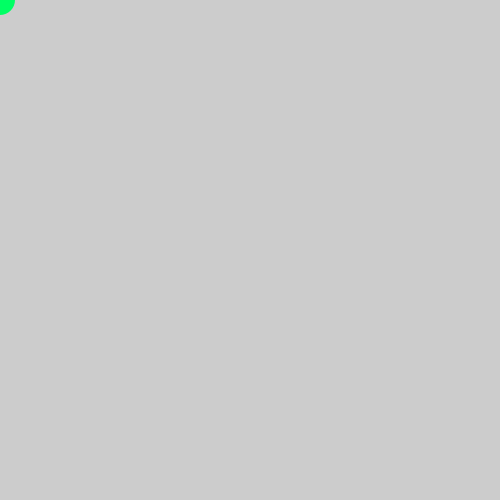
Frame 1 (no input)
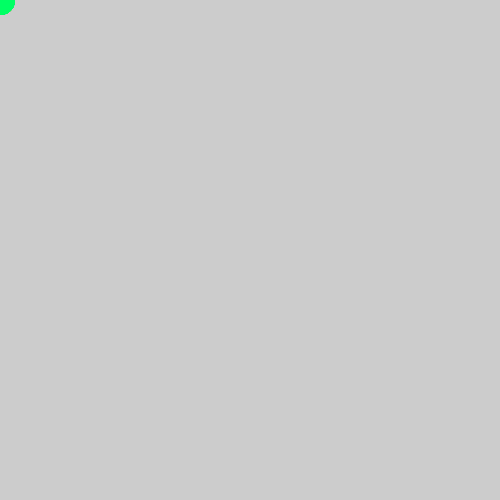
Frame 60 (the mouse pressed at the canvas centre just before this capture)
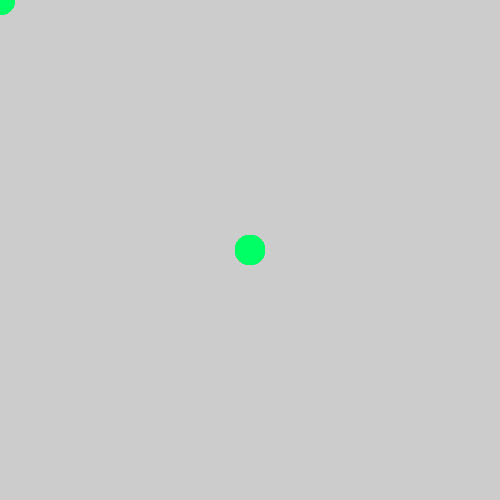
Frame 120 (the mouse held since frame 60 and released just before this capture)

The Processing sketch that drew these frames (run headless with seeded random() and noise(); from frame 60 on, the mouse is pressed at the canvas centre):

// Processing sketch: InteractionLogic
// ── InteractionLogic.pde
/* Interaction Template
   Goucher - Digital Media Programming
   Ben Taylor
*/

void setup() {
   size(500,500);
   noStroke();
}

void draw() {
  
  if (mouseX > width/2) {
    fill(255,0,100);
  } else {
    fill(0,255,100);
  }
   
  ellipse(mouseX,mouseY,30,30);
  
}
